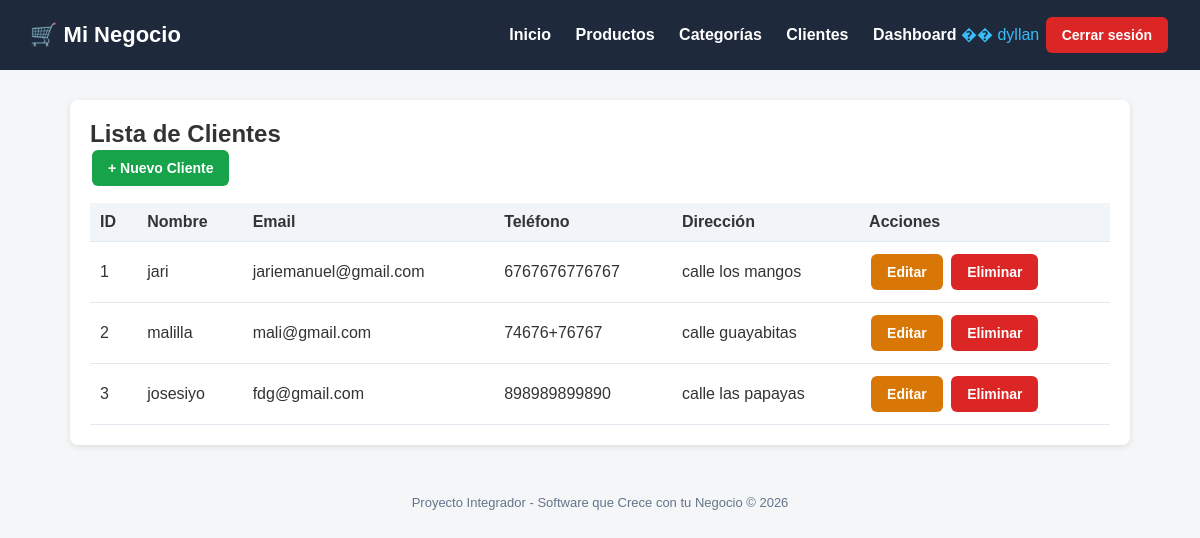
The app's page /clientes/ (signed in) with its own data.
### tienda/models.py (models this page shows, shortened)
class Cliente(models.Model):
    nombre = models.CharField(max_length=200)
    email = models.EmailField()
    telefono = models.CharField(max_length=20)
    direccion = models.TextField()
    fecha_registro = models.DateTimeField(auto_now_add=True)
    class Meta:
        verbose_name = "Cliente"
        verbose_name_plural = "Clientes"

### tienda/views.py (the view)
# urls.py: path('clientes/', views.lista_clientes, name='lista_clientes'),
@login_required
def lista_clientes(request):
    clientes = Cliente.objects.all()
    return render(request, 'tienda/clientes/lista.html', {'clientes': clientes})

### tienda/templates/tienda/clientes/lista.html (shortened to what this page needs)
{% extends 'base.html' %}
{% block content %}
<div class="card">
    <h2>Lista de Clientes</h2>
    <a href="{% url 'crear_cliente' %}" class="btn btn-success">+ Nuevo Cliente</a>
    <table>
        <thead>
            <tr><th>ID</th><th>Nombre</th><th>Email</th><th>Teléfono</th><th>Dirección</th><th>Acciones</th></tr>
        </thead>
        <tbody>
            {% for cliente in clientes %}
            <tr>
                <td>{{ cliente.id }}</td>
                <td>{{ cliente.nombre }}</td>
                <td>{{ cliente.email }}</td>
                <td>{{ cliente.telefono }}</td>
                <td>{{ cliente.direccion }}</td>
                <td>
                    <a href="{% url 'editar_cliente' cliente.pk %}" class="btn btn-warning">Editar</a>
                    <a href="{% url 'eliminar_cliente' cliente.pk %}" class="btn btn-danger">Eliminar</a>
                </td>
            </tr>
            {% empty %}
            <tr><td colspan="6">No hay clientes registrados.</td></tr>
            {% endfor %}
        </tbody>
    </table>
</div>
{% endblock %}

### tienda/templates/base.html (shortened to what this page needs)
<!DOCTYPE html>
<html lang="es">
<head>
</head>
<body>
    <header>
        <h1>🛒 Mi Negocio</h1>
       <nav>
 <a href="{% url 'inicio' %}">Inicio</a>
 <a href="{% url 'lista_productos' %}">Productos</a>
 <a href="{% url 'lista_categorias' %}">Categorías</a>  <a href="{% url 'lista_clientes' %}">Clientes</a>
 {% if user.is_authenticated %}
 <a href="{% url 'dashboard' %}">Dashboard</a>
 <span style="color:#38bdf8;">�� {{ user.username }}</span>  <form action="{% url 'logout' %}" method="post" style="display:inline ;">
 <button type="submit" class="btn btn-danger" style="margin-left:10p x;">Cerrar sesión</button>
 </form>
 {% else %}
 <a href="{% url 'login' %}">Iniciar sesión</a>
 {% endif %}
</nav>
    </header>
    <div class="container">
        {% block content %}{% endblock %}
    </div>
    <footer>
        Proyecto Integrador - Software que Crece con tu Negocio &copy; {% now "Y" %}
    </footer>
</body>
</html>

### tienda/templates/base.html (style rules this page uses)
* { margin: 0; padding: 0; box-sizing: border-box; }
body { font-family: Arial, sans-serif; background: #f4f6f8; color: #333; }
header { background: #1e293b; color: #fff; padding: 15px 30px; display: flex; justify-content: space-between; align-items: center; }
header h1 { font-size: 22px; }
header nav a { color: #fff; text-decoration: none; margin-left: 20px; font-weight: bold; }
.container { max-width: 1100px; margin: 30px auto; padding: 0 20px; }
.card { background: #fff; border-radius: 8px; padding: 20px; box-shadow: 0 2px 6px rgba(0,0,0,0.1); margin-bottom: 20px; }
.btn { display: inline-block; padding: 10px 16px; border-radius: 6px; text-decoration: none; color: #fff; font-weight: bold; border: none; cursor: pointer; font-size: 14px; margin: 2px; }
.btn-success { background: #16a34a; }
.btn-danger { background: #dc2626; }
.btn-warning { background: #d97706; }
table { width: 100%; border-collapse: collapse; margin-top: 15px; }
th, td { padding: 10px; text-align: left; border-bottom: 1px solid #e2e8f0; }
th { background: #f1f5f9; }
footer { text-align: center; padding: 20px; color: #64748b; font-size: 13px; }

### records on screen
Cliente: id "1", nombre "jari", email "jariemanuel@gmail.com", telefono "6767676776767", direccion "calle los mangos"
Cliente: id "2", nombre "malilla", email "mali@gmail.com", telefono "74676+76767", direccion "calle guayabitas"
Cliente: id "3", nombre "josesiyo", email "fdg@gmail.com", telefono "898989899890", direccion "calle las papayas"

### other values on screen
{{ user.username }} "dyllan"
